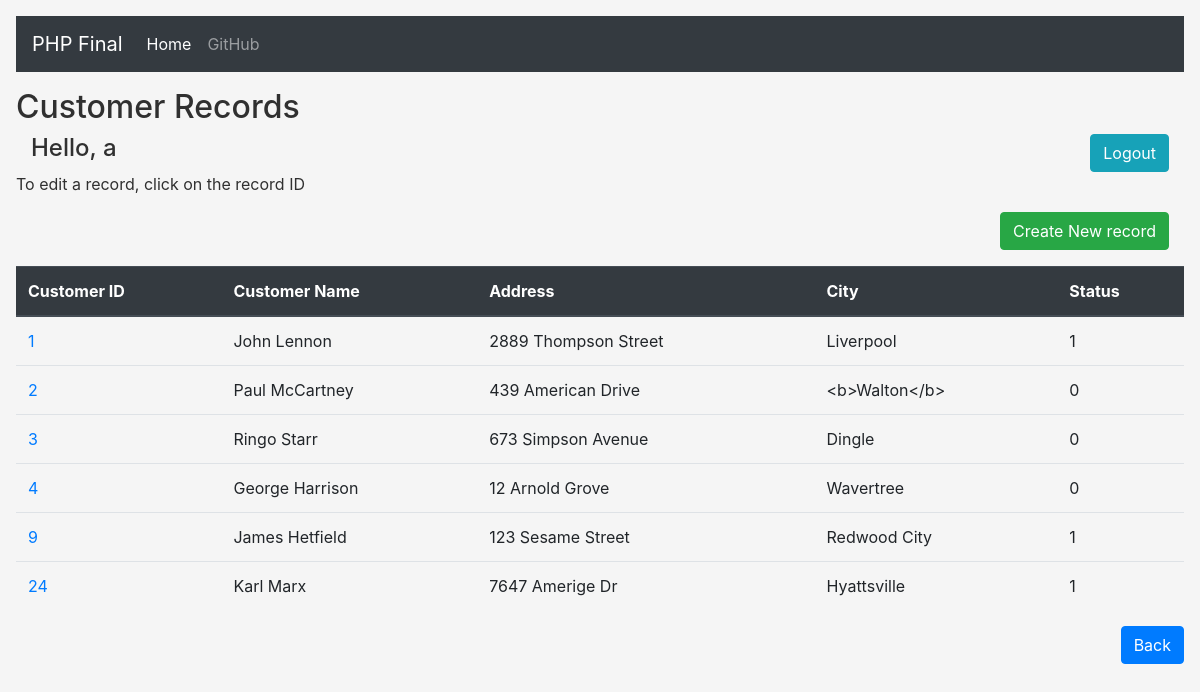
Screenshot of /pages/customers-records.php (signed in) with the database file from the repository.
### tables this page shows
CREATE TABLE `customers` (
  `customer_id` int(11) NOT NULL,
  `customer_name` varchar(255) NOT NULL,
  `customer_address` varchar(255) NOT NULL,
  `customer_city` varchar(33) NOT NULL,
  `customer_status` varchar(50) NOT NULL
);

### pages/customers-records.php (the view, shortened to what this page needs)
<!DOCTYPE html>
<html>
<head>
<link rel="stylesheet" href="https://cdn.jsdelivr.net/npm/bootstrap@4.5.3/dist/css/bootstrap.min.css">
<link rel="stylesheet" href="styles.css">
</head>
<body>
 <div class="row">
    <div class="col">
    <h2>Customer Records</h2>
    </div>
  </div>
  <?php
   $serverName = "localhost";
   $userName = "root";
   $password = "";
   $databaseName = "final_project";
try{
    $conn = new PDO("mysql:host=$serverName;dbname=$databaseName", $userName, $password);
    $conn->setAttribute(PDO::ATTR_ERRMODE, PDO::ERRMODE_EXCEPTION);
    if(isset($_SESSION["authenticated"]) && $_SESSION["authenticated"] === true){      echo '<div class="container-fluid">';
      echo '<div class="row">';
      echo '<div class="col-sm-8"><h4>Hello, '.$_SESSION["username"] .'</h4>';
      echo '</div>';
      echo '<div class="col-sm-4"><a href="user-logout.php" type="button" class="btn btn-info" style="float: right;">Logout</a>';
      echo '</div>';
      echo '<br /><p>To edit a record, click on the record ID</p>';
      echo '</div></div>';
        $selectQuery = "SELECT * FROM customers ORDER BY customer_id";
        $query = $conn->prepare($selectQuery);
        $query->execute();
?>
        <div class="col">
    <button style="float: right; margin-bottom: 1em;" type="button" class="btn btn-success" onclick="document.location='create-customer-record.php'">Create New record</button>
    </div>
    <?php
        $htmlOutput = '<table class="table table-hover">';
        $htmlOutput .= '<thead class="thead-dark">';
        $htmlOutput .= "<tr>";
        $htmlOutput .= '<th scope="col">Customer ID</th>';
        $htmlOutput .= '<th scope="col">Customer Name</th>';
        $htmlOutput .= '<th scope="col">Address</th>';
        $htmlOutput .= '<th scope="col">City</th>';
        $htmlOutput .= '<th scope="col">Status</th>';
        $htmlOutput .= "</tr>";
        $htmlOutput .= '</thead>';
          foreach($query->fetchAll() as $value){
              $htmlOutput .= "<tr>";
              $htmlOutput .= "<td>";
              $htmlOutput .= '<a href="read-customer-record.php?id='.$value["customer_id"].'">'.$value["customer_id"].'</a>';
              $htmlOutput .= "</td>";
              $htmlOutput .= "<td>";
              $htmlOutput .= $value["customer_name"];
              $htmlOutput .= "</td>";
              $htmlOutput .= "<td>";
              $htmlOutput .= $value["customer_address"];
              $htmlOutput .= "</td>";
              $htmlOutput .= "<td>";
              $htmlOutput .= $value["customer_city"];
              $htmlOutput .= "</td>";
              $htmlOutput .= "<td>";
              $htmlOutput .= $value["customer_status"];
              $htmlOutput .= "</td>";
          }
        $htmlOutput .= "</table>";
        echo $htmlOutput;
    }
    else{
      echo "<br />Please login first!<br />";
      echo '<br /><a href="user-login.php" type="button" class="btn btn-primary" >Login</a>';
    }
  echo '<a href="user-landing.php" type="button" class="btn btn-primary" style="float: right;">Back</a>';
}
    catch(PDOException $e){
      echo "<br />Could not establish database connection.";
    }
  ?>
</body>
</html>

### styles.css (style rules this page uses)
body { padding: 1em; background-color: #F5F5F5 ; color: #303030; }

### rows the page displays
customers: customer_id "1", value "John Lennon 2889 Thompson Street Liverpool 1"
customers: customer_id "2", value "Paul McCartney 439 American Drive <b>Walton</b> 0"
customers: customer_id "3", value "Ringo Starr 673 Simpson Avenue Dingle 0"
customers: customer_id "4", value "George Harrison 12 Arnold Grove Wavertree 0"
customers: customer_id "9", value "James Hetfield 123 Sesame Street Redwood City 1"
customers: customer_id "24", value "Karl Marx 7647 Amerige Dr Hyattsville 1"

### other values shown
$_SESSION["username"] "a"
